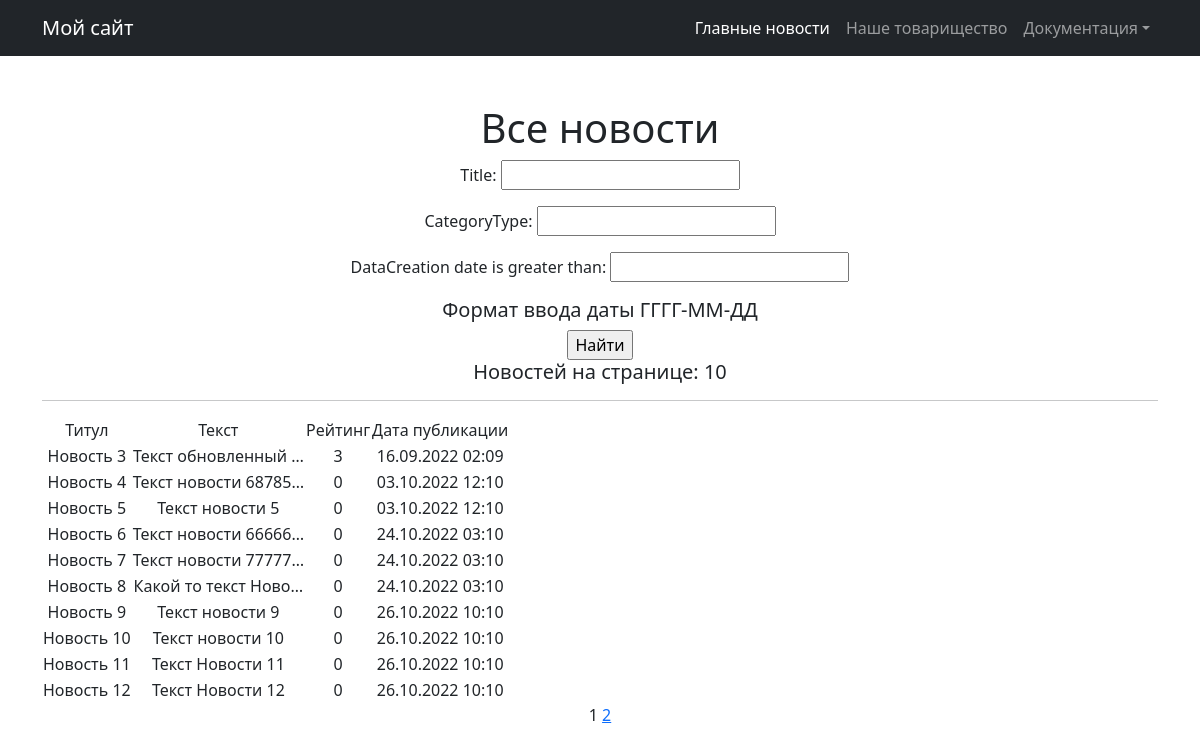
Page /news/search/ on the earlier database version.
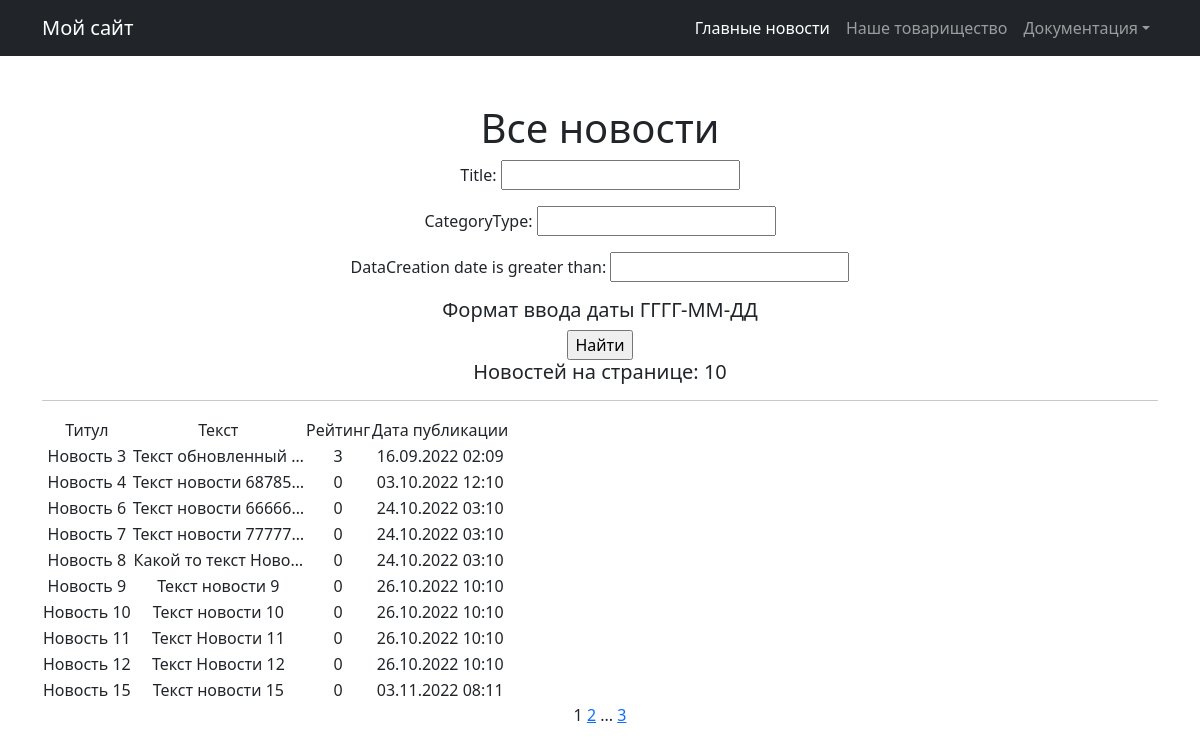
Same page on the later database version.
### new/models.py (models this page shows, shortened)
class Post(models.Model):
    author_post = models.ForeignKey(Author, on_delete=models.CASCADE)
    NEWS = 'NW'
    ARTICLE = 'AR'
    CATEGORY_CHOICES =  (
        ( NEWS, 'НОВОСТЬ'),
        (ARTICLE, 'СТАТЬЯ')
    )
    categoryType = models.CharField(max_length=2, choices=CATEGORY_CHOICES, default=ARTICLE)
    dataCreation = models.DateTimeField(auto_now_add=True)
    postCategory = models.ManyToManyField(Category, through='PostCategory')
    title = models.CharField(max_length=128)
    text = models.TextField()
    rating = models.SmallIntegerField(default=0)

### new/views.py (the view)
# urls.py: path('search/', PostSearch.as_view()),
class PostSearch(ListView):
    model = Post
    template_name = 'NewsSearch.html'
    context_object_name = 'Post'
    paginate_by = 10
    def get_queryset(self):
        queryset = super().get_queryset()
        self.filterset = PostFilter(self.request.GET, queryset)
        return self.filterset.qs
    def get_context_data(self, **kwargs):
        context = super().get_context_data(**kwargs)
        context['filterset'] = self.filterset
        return context

### templates/NewsSearch.html (shortened to what this page needs)
{% extends 'flatpages/default.html' %}
{% block content %}
   <h1>Все новости</h1>
<form action="" method="get">
   {{ filterset.form.as_p }}
    <h5>Формат ввода даты ГГГГ-ММ-ДД</h5>
   <input type="submit" value="Найти" />
</form>
   <h5>Новостей на странице: {{ Post|length }}</h5>
   <hr>
   {% if Post %}
       <table>
           <tr>
               <td>Титул</td>
               <td>Текст</td>
               <td>Рейтинг</td>
               <td>Дата публикации</td>
           </tr>
           {% for Post in Post %}
           <tr>
               <td>{{ Post.title }}</td>
               <td>{{ Post.text|truncatechars:20 }}</td>
               <td>{{ Post.rating }}</td>
               <td>{{ Post.dataCreation|date:'d.m.Y h:m'}}</td>
           </tr>
           {% endfor %}
       </table>
   {% else %}
       <h2>Новостей нет!</h2>
   {% endif %}
   {{ page_obj.number }}
   {% if page_obj.has_next %}
       <a href="?page={{ page_obj.next_page_number }}">{{ page_obj.next_page_number }}</a>
       {% if paginator.num_pages != page_obj.next_page_number %}
           ...
           <a href="?page={{ page_obj.paginator.num_pages }}">{{ page_obj.paginator.num_pages }}</a>
       {% endif %}
   {% endif %}
{% endblock content %}

Differences in the rows shown:
removed Post: title "Новость 5", text "Текст новости 5", rating "0", dataCreation "03.10.2022 12:10"
now on this page (row unchanged): Post: title "Новость 15", text "Текст новости 15", rating "0", dataCreation "03.11.2022 08:11"
Other differences:
{{ page_obj.paginator.num_pages }}: (not shown) → "3"
